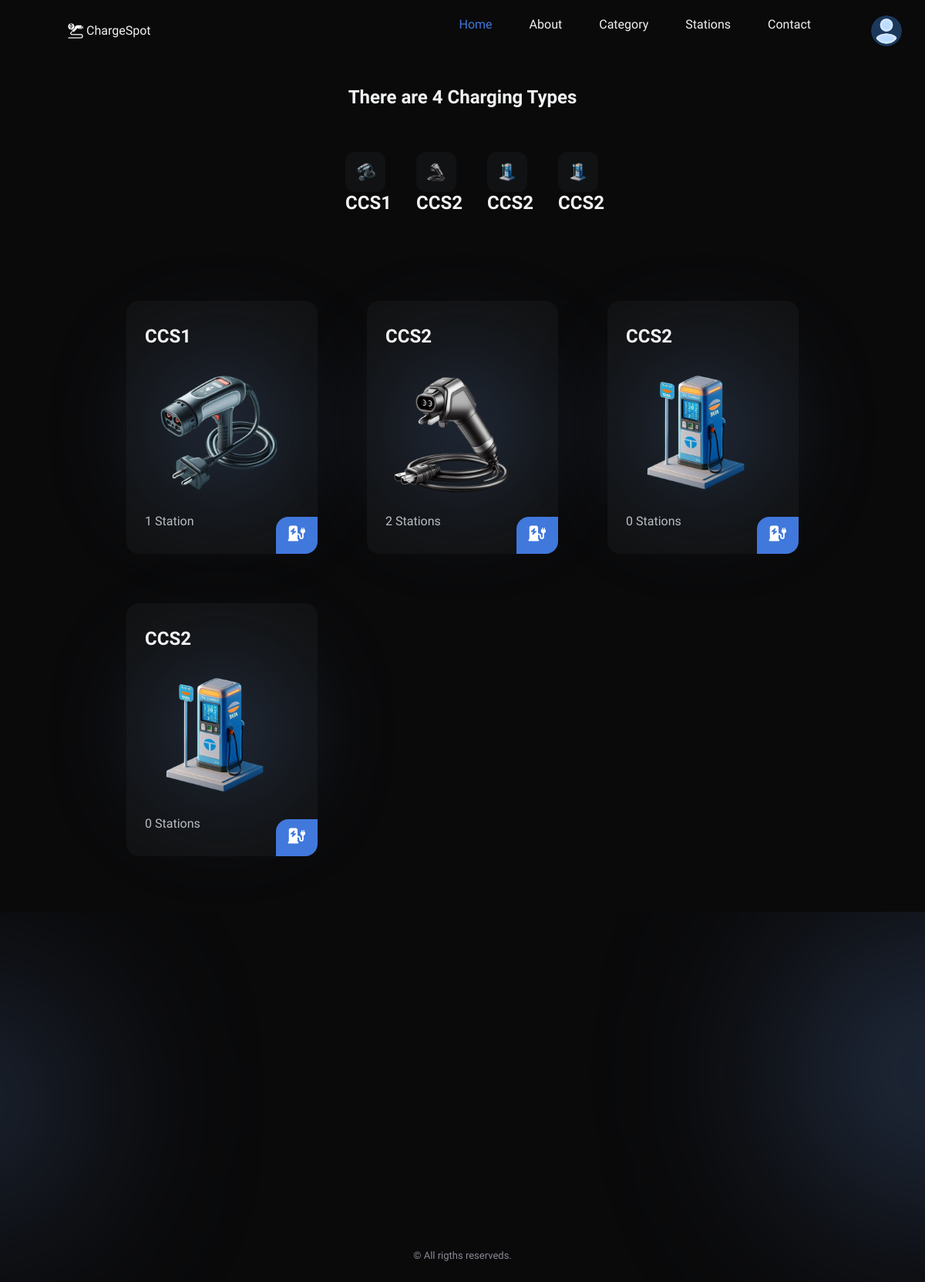
The page /category/ on the database its author committed.
### stationoperator/models.py (models this page shows, shortened)
class Category(models.Model):
    cid=ShortUUIDField(unique=True,length=10,max_length=20,prefix="CCS2",alphabet="abcde123")
    title=models.CharField(max_length=100,default="CCS2")
    image = models.ImageField(upload_to="category", default="category.jpg")
    class Meta:
        verbose_name_plural = "Categories"

### charging/views.py (the view)
# urls.py: path('category/',views.category_list_view,name='category-list'),
def category_list_view(request):
    categories = Category.objects.all().annotate(product_count=Count("category"))
    context={
        "categories":categories
    }
    return render(request,'category_list.html',context)

### templates/category_list.html (shortened to what this page needs)
{% extends 'partials/base.html' %}
{% load static %}
{% block content %}
    <main class="main">
        <section class="featured section" id="featured">
                <h2 class="section__title">There are {{ categories.count}} Charging Types</h2>
                <div class="featured__container container">
                    <ul class="featured__filters">
                       {% for categories in categories %}
                       <li>
                           <button class="featured__item" data-filter="">
                               <img src={{ categories.image.url }} alt="logo 3">
                            </button>
                            <h3 class="section__title">{{ categories.title }}</h3>
                        </li>
                        {% endfor %}
                    </ul>
                    <div class="featured__content grid">
                        {% for categories in categories %}
                        <article class="featured__card mix porsche">
                            <h1 class="featured__title">{{ categories.title }}</h1>
                            <img src={{ categories.image.url }} alt="featured 4" class="featured__img">
                            <h3 class="featured__subtitle">{{ categories.category.count }} Station{{ categories.category.count|pluralize }}</h3>
                            <button class="button featured__button">
                                <i class="fa-solid fa-charging-station"></i>
                            </button>
                        </article>
                        {% endfor %}
                    </div>
                </div>
        </section>
    </main>
    {% endblock content %}

### static/css/style.css (style rules this page uses)
:root { --header-height:3.5rem; --first-color:hsl(219,69%,56%); --first-color-alt:hsl(219,69%,52%); --title-color:hsl(219,8%,95%); --text-color:hsl(219,8%,75%); --text-color-light:hsl(219,4%,55%); --white-color:#fff; --body-color:hsl(219,4%,4%); --container-color:hsl(219,4%,7%); --body-font: 'Exo', sans-serif; --h1-font-size:1.5rem; --h2-font-size:1.25rem; --h3-font-size:1rem; --normal-font-size:.938rem; --small-font-size:.813rem; --smaller-font-size:.75rem; --font-medium:500; --font-semi-bold:600; --z-tooltip:10; --z-fixed:100; }
@media screen and (min-width:968px) { :root { --h1-font-size:2.25rem; --h2-font-size:1.5rem; --h3-font-size:1.25rem; --normal-font-size:1rem; --small-font-size:.875rem; --smaller-font-size:.813rem; } }
* { box-sizing: border-box; padding: 0; margin: 0; }
html { scroll-behavior: smooth; }
body { font-family: var(--body-font); font-size: var(--normal-font-size); background-color: var(--body-color); color: var(--text-color); }
h1,h2,h3 { color: var(--title-color); font-weight: var(--font-semi-bold); }
ul { list-style: none; }
img { max-width: 100%; height: auto; }
.container { max-width: 1024px; margin-right: 1.5rem; margin-left: 1.5rem; }
.grid { display: grid; gap: 1.5rem; }
.section { padding: 4.5rem 0 2rem; }
.section__title { font-size: var(--h2-font-size); text-align: center; margin-bottom: 2.5rem; }
.main { overflow: hidden; }
.button { display: inline-block; background-color: var(--first-color); color: var(--white-color); padding: 1rem 2rem; border-radius: .25rem; font-size: var(--normal-font-size); transition: .3s; }
.featured__container { padding-top: 1rem; }
.featured__filters { display: flex; align-items: center; justify-content: center; column-gap: 1rem; margin-bottom: 3.5rem; }
.featured__item { width: 55px; height: 55px; border: none; outline: none; padding: .75rem; border-radius: .75rem; background-color: var(--container-color); color: var(--white-color); font-size: var(--normal-font-size); cursor: pointer; transition: .3s; }
.featured__item img { width: 1.5rem; }
.featured__item span, .featured__item img { opacity: .3s; transition: .3s; }
.featured__content { grid-template-columns:228px; row-gap: 2.5rem; justify-content: center; }
.featured__card { position: relative; background-color: var(--container-color); padding: 2rem 1.5rem 1.5rem; border-radius: 1rem; }
.featured__title, .featured__subtitle, .featured__img { position: relative; }
.featured__title { font-size: var(--h2-font-size); margin-bottom: .25rem; }
.featured__subtitle { font-size: var(--normal-font-size); color: var(--text-color); font-weight: 400; }
.featured__img { width: 180px; margin: 1rem 0; transition: .3s; }
.featured__button { border: none; outline: none; padding: .75rem 1rem; position: absolute; right: 0; bottom: 0; border-radius: 1rem 0 1rem 0; cursor: pointer; }
.featured__button i { font-size: 1.25rem; }
@media screen and (min-width: 576px) { .featured__content { grid-template-columns: repeat(2, 228px); } }
@media screen and (min-width:767px) { .section { padding: 7rem 0 2rem; } }
@media screen and (min-width:1040px) { .container { margin-left:auto; margin-right: auto; } }
@media screen and (min-width:1040px) { .featured__container { padding-bottom: 2.5rem; } }
@media screen and (min-width:1040px) { .featured__filters { column-gap: 2rem; margin-bottom: 4.5rem; } }
@media screen and (min-width:1040px) { .featured__item { width: 52px; height: 52px; } }
@media screen and (min-width:1040px) { .featured__item img { width: 2rem; } }
@media screen and (min-width:1040px) { .featured__content { grid-template-columns: repeat(3, 248px); gap: 4rem; } }

### rows shown on the page
Category: image (picture), title "CCS1", category.count "1"
Category: image (picture), title "CCS2", category.count "2"
Category: image (picture), title "CCS2", category.count "0"
Category: image (picture), title "CCS2", category.count "0"

### other values the page prints
{{ categories.count }} "4"
